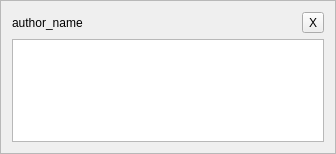
<?xml version="1.0" encoding="UTF-8"?>
<ui version="4.0">
 <class>PostFrameView</class>
 <widget class="QFrame" name="PostFrameView">
  <property name="geometry">
   <rect>
    <x>0</x>
    <y>0</y>
    <width>336</width>
    <height>154</height>
   </rect>
  </property>
  <property name="windowTitle">
   <string>Frame</string>
  </property>
  <property name="frameShape">
   <enum>QFrame::StyledPanel</enum>
  </property>
  <property name="frameShadow">
   <enum>QFrame::Raised</enum>
  </property>
  <layout class="QVBoxLayout" name="verticalLayout">
   <item>
    <layout class="QHBoxLayout" name="horizontalLayout">
     <item>
      <widget class="QLabel" name="author">
       <property name="text">
        <string>author_name</string>
       </property>
      </widget>
     </item>
     <item>
      <widget class="QToolButton" name="toolButton">
       <property name="text">
        <string>X</string>
       </property>
      </widget>
     </item>
    </layout>
   </item>
   <item>
    <widget class="QTextBrowser" name="content">
     <property name="sizePolicy">
      <sizepolicy hsizetype="Expanding" vsizetype="Preferred">
       <horstretch>0</horstretch>
       <verstretch>0</verstretch>
      </sizepolicy>
     </property>
    </widget>
   </item>
  </layout>
 </widget>
 <resources/>
 <connections/>
</ui>
